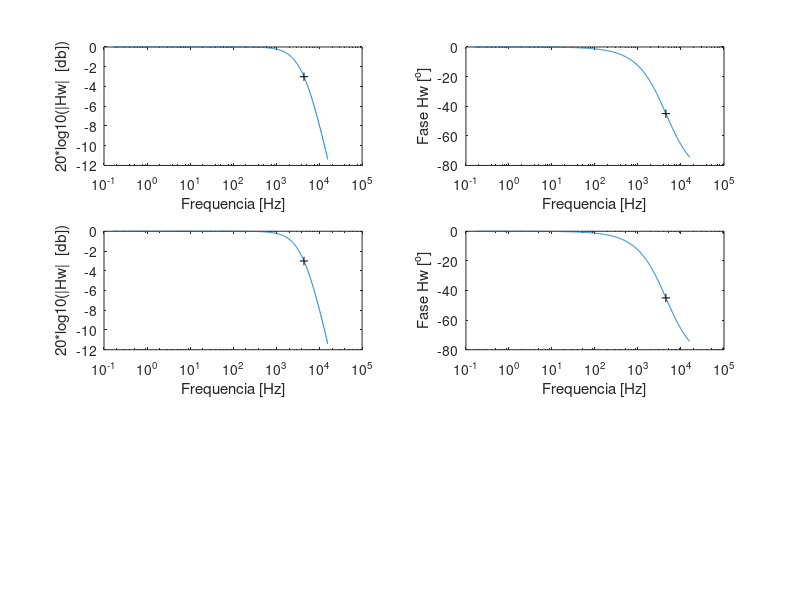

The MATLAB script that drew this image:
clear
clc

## CIRCUITO RL e RC BODE

%frequencias da questao
w = logspace(0,5,1000);
wc = 28000;
f = w/(2*pi);
fc = wc/(2*pi);
%dados da questao
R = 220;
############
V = 20;
L = R/wc
############
I = 20e-3;
C = 1/(wc*R)
%equacoes deduzidas de entrada e saida da questao
Vr = (R)./(j*w*L+R)*V;
Vl = (j*w*L)./(j*w*L+R)*V;
Ir = (1./(j*w*C))./((1./(j*w*C)) + R)*I;
Ic = (R)./((1./(j*w*C)) + R)*I;
%equacoes deduzidas de entrada e saida da questao em corte
Vrc = (R)./(j*wc*L+R)*V;
Vlc = (j*wc*L)./(j*wc*L+R)*V;
Irc = (1./(j*wc*C))./((1./(j*wc*C)) + R)*I;
Icc = (R)./((1./(j*wc*C)) + R)*I;
% plotando os valores
figure(1)
subplot(321), semilogx(f, 20*log10(abs(Vr)/V), fc, 20*log10(1/sqrt(2)),'+k');
xlabel('Frequencia [Hz]'), ylabel('20*log10(|Hw|  [db])')
subplot(322),semilogx(f, angle(Vr/V)*180/pi, fc, -45,'+k');
xlabel('Frequencia [Hz]'),ylabel('Fase Hw [^o]')

subplot(323), semilogx(f, 20*log10(abs(Ir)/I), fc, 20*log10(1/sqrt(2)),'+k');
xlabel('Frequencia [Hz]'), ylabel('20*log10(|Hw|  [db])')
subplot(324), semilogx(f, angle(Ir/I)*180/pi, fc, -45,'+k');
xlabel('Frequencia [Hz]'), ylabel('Fase Hw [^o]')

%salvando o grafico em JPG
saveas(gca, 'grafico_13.jpg', 'jpg')
